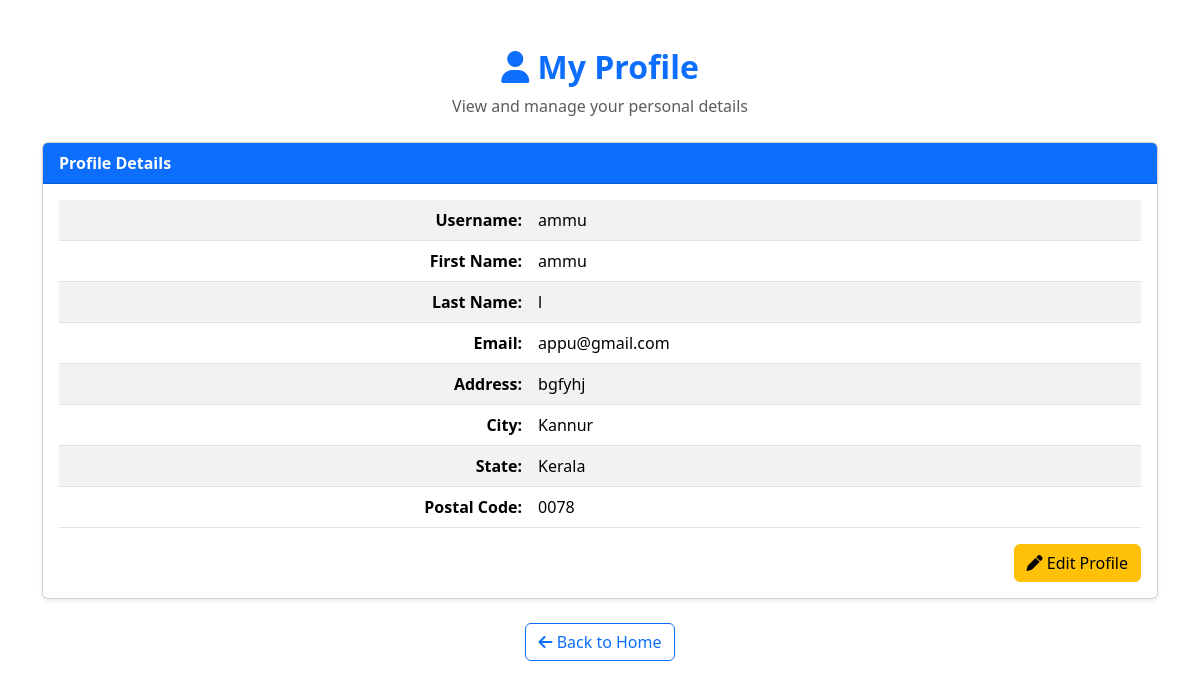
Page /viewprofile (signed in) on the committed database.
### user/models.py (models this page shows)
class reg(models.Model):
    user=models.OneToOneField(User,on_delete=models.CASCADE)
    address=models.TextField()
    city=models.CharField(max_length=18)
    postalcode=models.CharField(max_length=4)
    state=models.CharField(max_length=18)

### user/views.py (the view)
# urls.py: path('viewprofile',views.viewprofile,name='viewprofile'),
def viewprofile(request):
    if not request.user.is_authenticated:
        return redirect('login')
    s = get_object_or_404(reg, user=request.user)
    return render(request,'user/viewprofile.html',{'s':s})

### template/user/viewprofile.html (shortened to what this page needs)
{% load static %}
<!DOCTYPE html>
<html lang="en">
<head>
    <link href="https://cdn.jsdelivr.net/npm/bootstrap@5.3.3/dist/css/bootstrap.min.css" rel="stylesheet">
    <link href="https://cdnjs.cloudflare.com/ajax/libs/font-awesome/6.4.2/css/all.min.css" rel="stylesheet">
</head>
<body>
<div class="container mt-5">
    <div class="text-center mb-4">
        <h2 class="text-primary fw-bold"><i class="fa-solid fa-user"></i> My Profile</h2>
        <p class="text-muted">View and manage your personal details</p>
    </div>
    <div class="card shadow-sm mb-4">
        <div class="card-header bg-primary text-white fw-bold">
            Profile Details
        </div>
        <div class="card-body">
            <div class="row g-4">
                <div class="col-12">
                    <table class="table table-striped table-hover">
                        <tbody>
                            <tr>
                                <th class="text-end">Username:</th>
                                <td>{{ s.user.username }}</td>
                            </tr>
                            <tr>
                                <th class="text-end">First Name:</th>
                                <td>{{ s.user.first_name }}</td>
                            </tr>
                            <tr>
                                <th class="text-end">Last Name:</th>
                                <td>{{ s.user.last_name }}</td>
                            </tr>
                            <tr>
                                <th class="text-end">Email:</th>
                                <td>{{ s.user.email }}</td>
                            </tr>
                            <tr>
                                <th class="text-end">Address:</th>
                                <td>{{ s.address }}</td>
                            </tr>
                            <tr>
                                <th class="text-end">City:</th>
                                <td>{{ s.city }}</td>
                            </tr>
                            <tr>
                                <th class="text-end">State:</th>
                                <td>{{ s.state }}</td>
                            </tr>
                            <tr>
                                <th class="text-end">Postal Code:</th>
                                <td>{{ s.postalcode }}</td>
                            </tr>
                        </tbody>
                    </table>
                    <div class="text-end mt-3">
                        <a href="{% url 'edit_profile' s.id %}" class="btn btn-warning">
                            <i class="fa-solid fa-pen"></i> Edit Profile
                        </a>
                    </div>
                </div>
            </div>
        </div>
    </div>
    <div class="text-center">
        <a href="{% url 'userhome' %}" class="btn btn-outline-primary">
            <i class="fa-solid fa-arrow-left"></i> Back to Home
        </a>
    </div>
</div>
</body>
</html>

### rows in the picture
reg: user.username "ammu", user.first_name "ammu", user.last_name "l", user.email "appu@gmail.com", address "bgfyhj", city "Kannur", state "Kerala", postalcode "0078"
